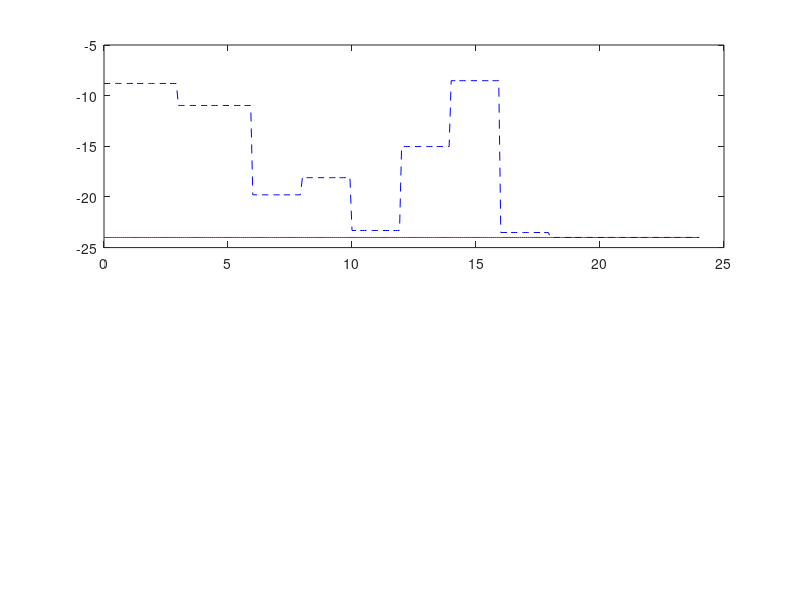

The MATLAB source for this figure: (Note: this script raises an error after producing the figure.)
% Script for plotting comparisson between optimized and non-optimized

%% Load results
output_bas = load('retail_store_bas.mat');
output_opt = load('retail_store_opt.mat');

%% Setpoints
figure(1);
x = output_bas.rt_tout/3600;
subplot(2,1,1);plot(x,output_bas.rt_yout(:,10),'r',x,output_opt.rt_yout(:,10),'b--');
vline([12 16],'k');
title('Refrigeration SP');
xlabel('Hour');
ylabel('Temperature [C]');
legend('Baseline','Optimized');
grid on;
subplot(2,1,2);plot(x,output_bas.rt_yout(:,17),'r',x,output_opt.rt_yout(:,17),'b--');
vline([12 16],'k');
title('HVAC SP');
xlabel('Hour');
ylabel('Temperature [C]');
legend('Baseline','Optimized');
grid on;

%% Power Consumption
figure(2);
x = output_bas.rt_tout/3600;
subplot(3,1,1);plot(x,output_bas.rt_yout(:,1)/1000,'r*-',x,output_opt.rt_yout(:,1)/1000,'b^-');
vline([12 16],'k');
title('Total Power');
xlabel('Hour');
ylabel('Power [kW]');
% axis([0 25 -26 -6]);
grid on;
legend('Baseline','Optimized');
subplot(3,1,2);plot(x,output_bas.rt_yout(:,3)/1000,'r*-',x,output_opt.rt_yout(:,3)/1000,'b^-');
vline([12 16],'k');
title('HVAC');
xlabel('Hour');
ylabel('Power [kW]');
% axis([0 25 -26 -6]);
grid on;
legend('Baseline','Optimized');
subplot(3,1,3);plot(x,output_bas.rt_yout(:,4)/1000+output_bas.rt_yout(:,7)/1000,'r*-',x,output_opt.rt_yout(:,4)/1000+output_opt.rt_yout(:,7)/1000,'b^-');
vline([12 16],'k');
title('Refrigeration');
xlabel('Hour');
ylabel('Power [kW]');
% axis([0 25 -26 -6]);
grid on;
legend('Baseline','Optimized');

%% Temperature
figure(3);
x = output_bas.rt_tout/3600;
subplot(3,1,1);plot(x,output_opt.rt_yout(:,10),'k--',x,output_opt.rt_yout(:,5),'r*-',x,output_opt.rt_yout(:,6),'b^-');
vline([12 16],'k');
title('Case');
xlabel('Hour');
ylabel('Temperature [C]');
grid on;
legend('SP','Product','Case');
subplot(3,1,2);plot(x,output_opt.rt_yout(:,10),'k--',x,output_opt.rt_yout(:,8),'r*-',x,output_opt.rt_yout(:,9),'b^-');
vline([12 16],'k');
title('Walk-In');
xlabel('Hour');
ylabel('Temperature [C]');
grid on;
legend('SP','Product','Case');
subplot(3,1,3);plot(x,output_opt.rt_yout(:,17),'k--',x,output_opt.rt_yout(:,11),'r*-',x,output_opt.rt_yout(:,12),'b^-',x,output_opt.rt_yout(:,13),'m^-',x,output_opt.rt_yout(:,14),'c^-',x,output_opt.rt_yout(:,15),'g^-');
vline([12 16],'k');
title('HVAC');
xlabel('Hour');
ylabel('Temperature [C]');
grid on;
legend('SP','Refrigeraton','Back','Core','Entry','Front');

